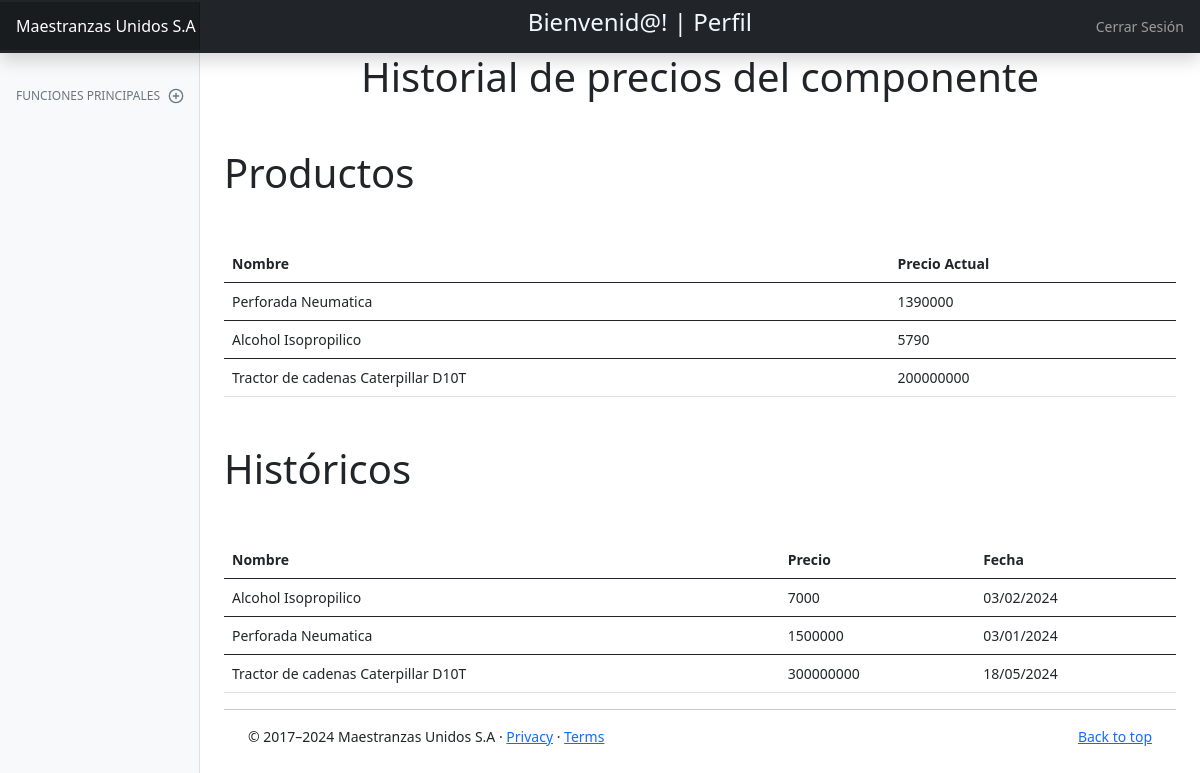
/historial/, run on an earlier commit of the app's database.
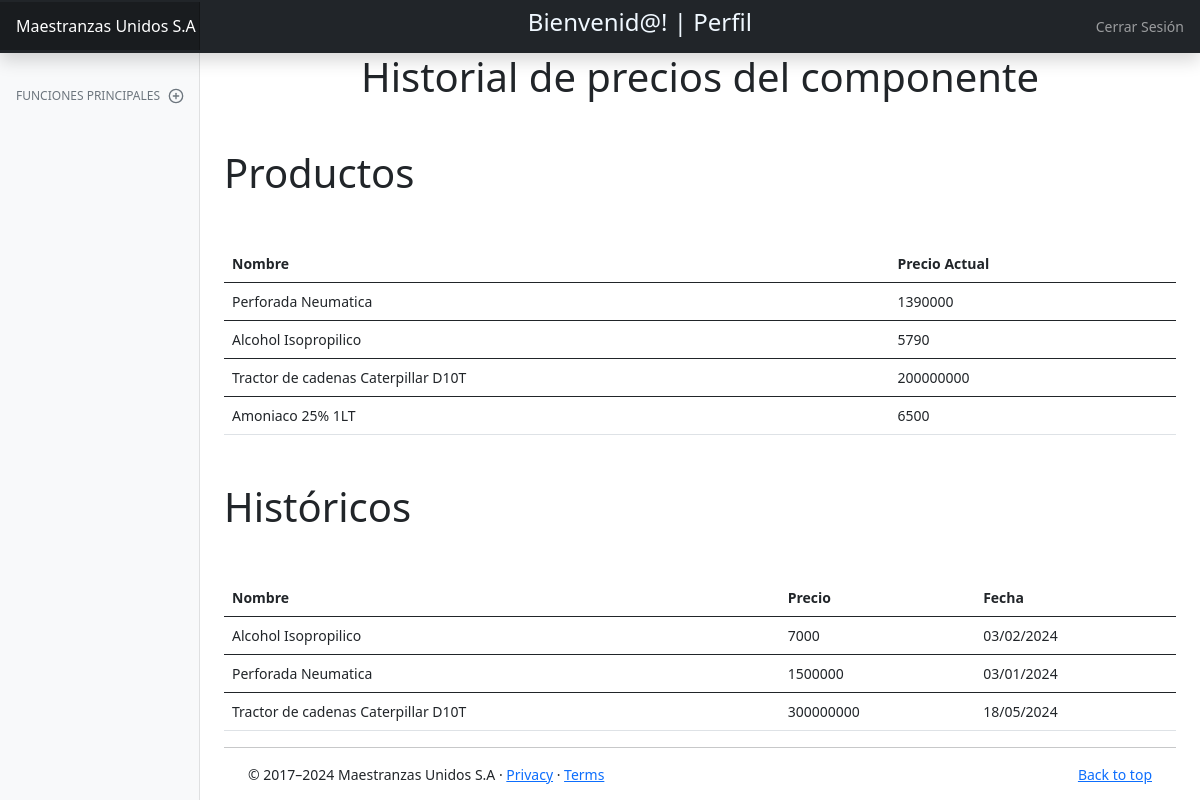
And on a later commit of the database.
### inventarioweb/models.py (models this page shows, shortened)
class Producto(models.Model):
    id = models.AutoField(primary_key=True)
    nombre = models.CharField(max_length=100)
    precio = models.IntegerField()
    descripcion =models.CharField(max_length=200)
    tipo_producto = models.CharField(max_length=100)
    imagen = models.ImageField(upload_to='imagenes/', default='imagenes/default.png')
    stock = models.IntegerField(default=0)
    fecha_vencimiento = models.DateField(default=datetime.now().date())
    class Meta:
        db_table = 'inventarioweb_producto'

class HistorialPrecio(models.Model):
    id = models.AutoField(primary_key=True)
    nombre = models.CharField(max_length=100, default='')
    precio = models.IntegerField(default=0)
    fecha = models.CharField(max_length=10, default='')
    class Meta:
        db_table = 'inventarioweb_HistorialPrecio'

### inventarioweb/views.py (the view)
# urls.py: path('historial/', views.historial, name="historial"),
def historial(request):
    products = Producto.objects.all()
    precio = HistorialPrecio.objects.all()
    return render(request, 'historial.html', {'products': products, 'precios': precio} )

### inventarioweb/context_processors.py (called while the page is built, shortened)
def get_user_groups(request):
    user = SimpleLazyObject(lambda: getattr(request, 'user', None))
    if user is None or isinstance(user, AnonymousUser):
        return {}

def user_groups_context_processor(request):
    groups = get_user_groups(request)
    return groups

### inventarioweb/templates/historial.html
{% extends 'dashboard.html' %}
{%block content%}
<div class="text-center">
  <h1>Historial de precios del componente</h1>
</div>
<h1 class="mt-5"> Productos</h1>
<table class="table mt-5">
  <thead>
    <tr>
      <th scope="col">Nombre</th>
      <th scope="col">Precio Actual</th>
    </tr>
  </thead>
  {% for product in products %}
  <tbody>
    <tr>
      <td>{{ product.nombre }}</td>
      <td>{{ product.precio }}</td>
    </tr>
    {% endfor %}
  </tbody>
</table>
<h1 class="mt-5">Históricos</h1>
<table class="table mt-5">
  <thead>
    <tr>
      <th scope="col">Nombre</th>
      <th scope="col">Precio</th>
      <th scope="col">Fecha</th>
    </tr>
  </thead>
  {% for precio in precios %}
  <tbody>
    <tr>
      <td>{{ precio.nombre }}</td>
      <td>{{ precio.precio }}</td>
      <td>{{ precio.fecha }}</td>
    </tr>
    {% endfor %}
  </tbody>
</table>
{%endblock%}

What changed in the data, as far as the page shows it:
added Producto: nombre "Amoniaco 25% 1LT", precio "6500"
